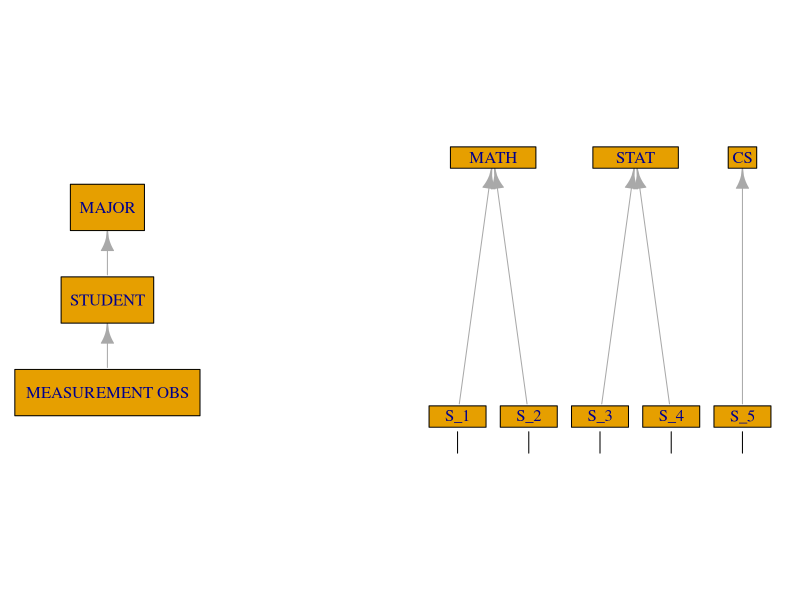

Reproduce this figure in R.
## ---- chunk 1
library(igraph)

par(mar = c(0, 0, 0, 0), oma=c(0,0,0,0), mfrow = c(1, 2)) 
# Nested model, single obs, classification diagram
names <- c("MAJOR","STUDENT","MEASUREMENT OBS")
M <- matrix(data = 0, nrow=3, ncol=3, dimnames = list(names, names))
M[3,2] <- 1; M[2,1] <- 1
M <- graph.adjacency(M, mode="directed",diag=FALSE)
V(M)$size <- c(80,100,200)
node_pos <- matrix(data=c(1,1,1,3,2,1), nrow=3, ncol=2, byrow=FALSE)
plot(M, layout=node_pos, vertex.shape = "crectangle", vertex.size2=50)

# Nested model, signle obs, unit diagram
names <- c("MATH", "STAT","CS", paste0("S_",as.character(seq(1,5)),sep=""), rep("",5))
M <- matrix(data = 0, nrow = 13, ncol = 13, byrow = TRUE, dimnames=list(names,names))
M[4:5,1] <- 1; M[6:7,2] <- 1; M[8,3] <- 1
M <- graph.adjacency(M, mode="directed",diag=FALSE)
V(M)$size <- c(60, 60, 20, rep(40, 5), rep(0,5))
node_pos <- matrix(c( (1+2)/2,3, (3+4)/2,3, 5,3, 
                     1,2, 2,2, 3,2, 4,2, 5,2,
                     1,1.9, 2,1.9, 3,1.9, 4,1.9, 5,1.9), byrow=TRUE, ncol=2)
plot.igraph(M, layout = node_pos, vertex.shape="rectangle")
